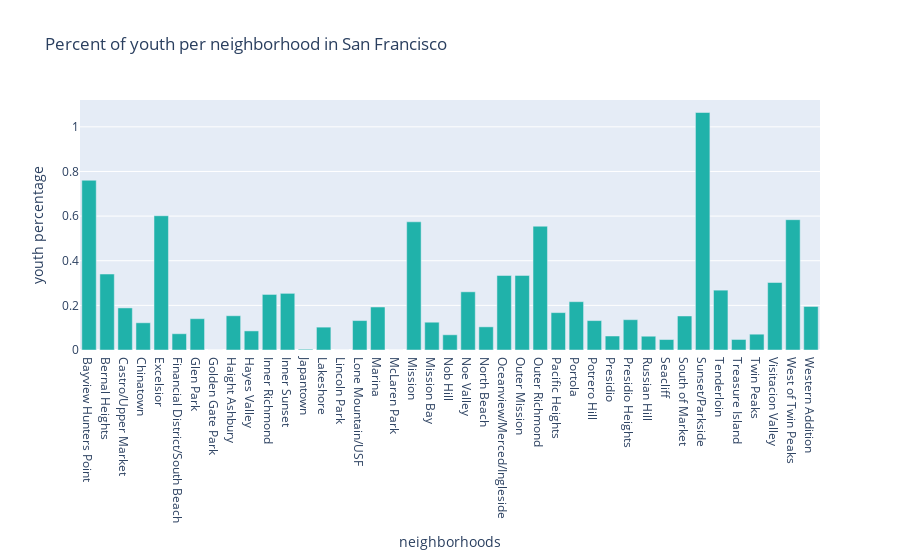

Notebook code cell kept with this figure:
### Code cell
neighbor_sums = px.bar(neighborhood_sums,
              x='neighborhoods',
              y='youth percentage',
              title='Percent of youth per neighborhood in San Francisco',
              barmode='group',
              color_discrete_sequence=['lightseagreen'],
              height=700
              )
neighbor_sums

### Figure 1 — Plotly figure (JSON) as saved in the notebook; plotly's stock layout.template omitted (floating-point values rounded to 4 significant figures)
{"data": [{"alignmentgroup": "True", "hovertemplate": "neighborhoods=%{x}<br>youth percentage=%{y}<extra></extra>", "legendgroup": "", "marker": {"color": "lightseagreen", "pattern": {"shape": ""}}, "name": "", "offsetgroup": "", "orientation": "v", "showlegend": false, "textposition": "auto", "type": "bar", "x": ["Bayview Hunters Point", "Bernal Heights", "Castro/Upper Market", "Chinatown", "Excelsior", "Financial District/South Beach", "Glen Park", "Golden Gate Park", "Haight Ashbury", "Hayes Valley", "Inner Richmond", "Inner Sunset", "Japantown", "Lakeshore", "Lincoln Park", "Lone Mountain/USF", "Marina", "McLaren Park", "Mission", "Mission Bay", "Nob Hill", "Noe Valley", "North Beach", "Oceanview/Merced/Ingleside", "Outer Mission", "Outer Richmond", "Pacific Heights", "Portola", "Potrero Hill", "Presidio", "Presidio Heights", "Russian Hill", "Seacliff", "South of Market", "Sunset/Parkside", "Tenderloin", "Treasure Island", "Twin Peaks", "Visitacion Valley", "West of Twin Peaks", "Western Addition"], "xaxis": "x", "y": [0.7607, 0.3404, 0.1886, 0.122, 0.6016, 0.07297, 0.1403, 0, 0.1534, 0.08556, 0.249, 0.2538, 0.003486, 0.1024, 0, 0.1319, 0.1926, 0, 0.5745, 0.1245, 0.06817, 0.2608, 0.1038, 0.3339, 0.3342, 0.5547, 0.1675, 0.2165, 0.1318, 0.06269, 0.1358, 0.06174, 0.0469, 0.1524, 1.064, 0.2682, 0.04717, 0.07085, 0.3024, 0.5839, 0.1951], "yaxis": "y"}], "layout": {"autosize": true, "barmode": "group", "legend": {"tracegroupgap": 0}, "title": {"text": "Percent of youth per neighborhood in San Francisco"}, "xaxis": {"anchor": "y", "autorange": true, "domain": [0, 1], "range": [-0.5, 40.5], "title": {"text": "neighborhoods"}, "type": "category"}, "yaxis": {"anchor": "x", "autorange": true, "domain": [0, 1], "range": [0, 1.12], "title": {"text": "youth percentage"}, "type": "linear"}}}
